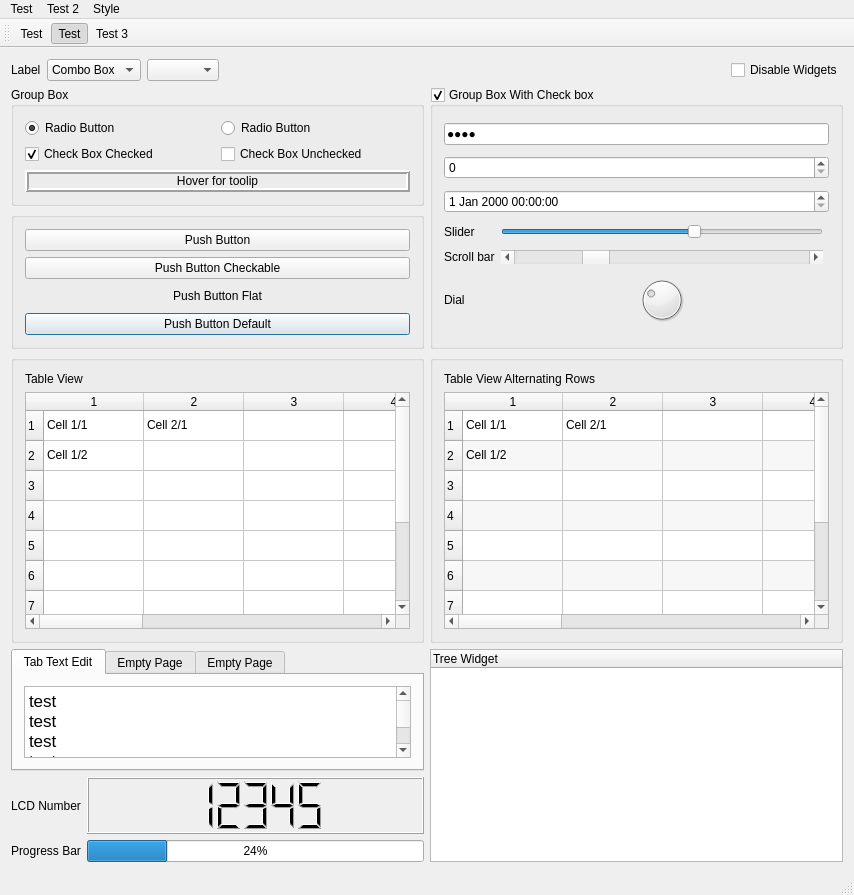
<?xml version="1.0" encoding="UTF-8"?>
<ui version="4.0">
 <class>MainWindow</class>
 <widget class="QMainWindow" name="MainWindow">
  <property name="geometry">
   <rect>
    <x>0</x>
    <y>0</y>
    <width>854</width>
    <height>895</height>
   </rect>
  </property>
  <property name="windowTitle">
   <string>Main Window</string>
  </property>
  <widget class="QWidget" name="centralWidget">
   <layout class="QGridLayout" name="gridLayout_2" rowstretch="0,0,0,5,0,1,1,1,0,0" columnstretch="1,1">
    <item row="1" column="1" rowspan="2">
     <widget class="QGroupBox" name="groupBox_3">
      <property name="title">
       <string>Group Box With Check box</string>
      </property>
      <property name="checkable">
       <bool>true</bool>
      </property>
      <layout class="QGridLayout" name="gridLayout">
       <item row="2" column="0" colspan="3">
        <widget class="QDateTimeEdit" name="dateTimeEdit"/>
       </item>
       <item row="4" column="0">
        <widget class="QLabel" name="label_4">
         <property name="text">
          <string>Scroll bar</string>
         </property>
        </widget>
       </item>
       <item row="3" column="0">
        <widget class="QLabel" name="label_3">
         <property name="text">
          <string>Slider</string>
         </property>
        </widget>
       </item>
       <item row="3" column="1">
        <widget class="QSlider" name="horizontalSlider">
         <property name="value">
          <number>60</number>
         </property>
         <property name="orientation">
          <enum>Qt::Horizontal</enum>
         </property>
        </widget>
       </item>
       <item row="0" column="0" colspan="3">
        <widget class="QLineEdit" name="lineEdit">
         <property name="text">
          <string>test</string>
         </property>
         <property name="echoMode">
          <enum>QLineEdit::Password</enum>
         </property>
        </widget>
       </item>
       <item row="4" column="1">
        <widget class="QScrollBar" name="horizontalScrollBar">
         <property name="value">
          <number>25</number>
         </property>
         <property name="orientation">
          <enum>Qt::Horizontal</enum>
         </property>
        </widget>
       </item>
       <item row="1" column="0" colspan="3">
        <widget class="QSpinBox" name="spinBox"/>
       </item>
       <item row="6" column="1">
        <widget class="QDial" name="dial">
         <property name="maximumSize">
          <size>
           <width>16777215</width>
           <height>50</height>
          </size>
         </property>
         <property name="value">
          <number>30</number>
         </property>
        </widget>
       </item>
       <item row="6" column="0">
        <widget class="QLabel" name="label_5">
         <property name="text">
          <string>Dial</string>
         </property>
        </widget>
       </item>
      </layout>
     </widget>
    </item>
    <item row="0" column="0" colspan="2">
     <layout class="QHBoxLayout" name="horizontalLayout">
      <item>
       <widget class="QLabel" name="label">
        <property name="text">
         <string>Label</string>
        </property>
       </widget>
      </item>
      <item>
       <widget class="QComboBox" name="comboBox">
        <item>
         <property name="text">
          <string>Combo Box</string>
         </property>
        </item>
        <item>
         <property name="text">
          <string>New Item 2</string>
         </property>
        </item>
        <item>
         <property name="text">
          <string>New Item 3</string>
         </property>
        </item>
       </widget>
      </item>
      <item>
       <widget class="QComboBox" name="comboBox_2"/>
      </item>
      <item>
       <spacer name="horizontalSpacer">
        <property name="orientation">
         <enum>Qt::Horizontal</enum>
        </property>
        <property name="sizeHint" stdset="0">
         <size>
          <width>40</width>
          <height>20</height>
         </size>
        </property>
       </spacer>
      </item>
      <item>
       <widget class="QCheckBox" name="checkBox_4">
        <property name="text">
         <string>Disable Widgets</string>
        </property>
        <property name="checked">
         <bool>false</bool>
        </property>
       </widget>
      </item>
     </layout>
    </item>
    <item row="7" column="0">
     <layout class="QHBoxLayout" name="horizontalLayout_2">
      <item>
       <widget class="QLabel" name="label_6">
        <property name="text">
         <string>Progress Bar</string>
        </property>
       </widget>
      </item>
      <item>
       <widget class="QProgressBar" name="progressBar">
        <property name="value">
         <number>24</number>
        </property>
       </widget>
      </item>
     </layout>
    </item>
    <item row="6" column="0">
     <layout class="QHBoxLayout" name="horizontalLayout_3" stretch="0,1">
      <item>
       <widget class="QLabel" name="label_7">
        <property name="text">
         <string>LCD Number</string>
        </property>
       </widget>
      </item>
      <item>
       <widget class="QLCDNumber" name="lcdNumber">
        <property name="minimumSize">
         <size>
          <width>0</width>
          <height>20</height>
         </size>
        </property>
        <property name="value" stdset="0">
         <double>12345.000000000000000</double>
        </property>
        <property name="intValue" stdset="0">
         <number>12345</number>
        </property>
       </widget>
      </item>
     </layout>
    </item>
    <item row="2" column="0">
     <widget class="QGroupBox" name="groupBox_2">
      <property name="title">
       <string/>
      </property>
      <layout class="QVBoxLayout" name="verticalLayout_3">
       <item>
        <widget class="QPushButton" name="pushButton">
         <property name="text">
          <string>Push Button</string>
         </property>
        </widget>
       </item>
       <item>
        <widget class="QPushButton" name="pushButton_2">
         <property name="text">
          <string>Push Button Checkable</string>
         </property>
         <property name="checkable">
          <bool>true</bool>
         </property>
        </widget>
       </item>
       <item>
        <widget class="QPushButton" name="pushButton_3">
         <property name="text">
          <string>Push Button Flat</string>
         </property>
         <property name="flat">
          <bool>true</bool>
         </property>
        </widget>
       </item>
       <item>
        <widget class="QPushButton" name="pushButton_4">
         <property name="text">
          <string>Push Button Default</string>
         </property>
         <property name="default">
          <bool>true</bool>
         </property>
        </widget>
       </item>
      </layout>
     </widget>
    </item>
    <item row="1" column="0">
     <widget class="QGroupBox" name="groupBox">
      <property name="title">
       <string>Group Box</string>
      </property>
      <layout class="QGridLayout" name="gridLayout_3">
       <item row="2" column="1">
        <widget class="QCheckBox" name="checkBox_2">
         <property name="text">
          <string>Check Box Unchecked</string>
         </property>
         <property name="checkable">
          <bool>true</bool>
         </property>
         <property name="checked">
          <bool>false</bool>
         </property>
         <property name="tristate">
          <bool>true</bool>
         </property>
        </widget>
       </item>
       <item row="0" column="1">
        <widget class="QRadioButton" name="radioButton_2">
         <property name="text">
          <string>Radio Button</string>
         </property>
        </widget>
       </item>
       <item row="2" column="0">
        <widget class="QCheckBox" name="checkBox">
         <property name="text">
          <string>Check Box Checked</string>
         </property>
         <property name="checkable">
          <bool>true</bool>
         </property>
         <property name="checked">
          <bool>true</bool>
         </property>
         <property name="tristate">
          <bool>true</bool>
         </property>
        </widget>
       </item>
       <item row="0" column="0">
        <widget class="QRadioButton" name="radioButton">
         <property name="toolTipDuration">
          <number>-10</number>
         </property>
         <property name="text">
          <string>Radio Button</string>
         </property>
         <property name="checked">
          <bool>true</bool>
         </property>
        </widget>
       </item>
       <item row="3" column="0" colspan="2">
        <widget class="QLabel" name="tooltiplabel">
         <property name="frameShape">
          <enum>QFrame::Box</enum>
         </property>
         <property name="frameShadow">
          <enum>QFrame::Raised</enum>
         </property>
         <property name="lineWidth">
          <number>2</number>
         </property>
         <property name="text">
          <string>Hover for toolip</string>
         </property>
         <property name="alignment">
          <set>Qt::AlignCenter</set>
         </property>
        </widget>
       </item>
      </layout>
     </widget>
    </item>
    <item row="3" column="1">
     <widget class="QGroupBox" name="groupBox_5">
      <property name="title">
       <string/>
      </property>
      <layout class="QGridLayout" name="gridLayout_5">
       <item row="1" column="0">
        <widget class="QTableWidget" name="tableWidget_2">
         <property name="alternatingRowColors">
          <bool>true</bool>
         </property>
         <row>
          <property name="text">
           <string>1</string>
          </property>
         </row>
         <row>
          <property name="text">
           <string>2</string>
          </property>
         </row>
         <row>
          <property name="text">
           <string>3</string>
          </property>
         </row>
         <row>
          <property name="text">
           <string>4</string>
          </property>
         </row>
         <row>
          <property name="text">
           <string>5</string>
          </property>
         </row>
         <row>
          <property name="text">
           <string>6</string>
          </property>
         </row>
         <row>
          <property name="text">
           <string>7</string>
          </property>
         </row>
         <row>
          <property name="text">
           <string>8</string>
          </property>
         </row>
         <row>
          <property name="text">
           <string>9</string>
          </property>
         </row>
         <row>
          <property name="text">
           <string>10</string>
          </property>
         </row>
         <column>
          <property name="text">
           <string>1</string>
          </property>
         </column>
         <column>
          <property name="text">
           <string>2</string>
          </property>
         </column>
         <column>
          <property name="text">
           <string>3</string>
          </property>
         </column>
         <column>
          <property name="text">
           <string>4</string>
          </property>
         </column>
         <column>
          <property name="text">
           <string>5</string>
          </property>
         </column>
         <column>
          <property name="text">
           <string>6</string>
          </property>
         </column>
         <column>
          <property name="text">
           <string>7</string>
          </property>
         </column>
         <column>
          <property name="text">
           <string>8</string>
          </property>
         </column>
         <column>
          <property name="text">
           <string>9</string>
          </property>
         </column>
         <column>
          <property name="text">
           <string>10</string>
          </property>
         </column>
         <item row="0" column="0">
          <property name="text">
           <string>Cell 1/1</string>
          </property>
         </item>
         <item row="0" column="1">
          <property name="text">
           <string>Cell 2/1</string>
          </property>
         </item>
         <item row="1" column="0">
          <property name="text">
           <string>Cell 1/2</string>
          </property>
         </item>
        </widget>
       </item>
       <item row="0" column="0">
        <widget class="QLabel" name="label_9">
         <property name="text">
          <string>Table View Alternating Rows</string>
         </property>
        </widget>
       </item>
      </layout>
     </widget>
    </item>
    <item row="3" column="0">
     <widget class="QGroupBox" name="groupBox_4">
      <property name="title">
       <string/>
      </property>
      <layout class="QGridLayout" name="gridLayout_4">
       <item row="1" column="0">
        <widget class="QTableWidget" name="tableWidget">
         <row>
          <property name="text">
           <string>1</string>
          </property>
         </row>
         <row>
          <property name="text">
           <string>2</string>
          </property>
         </row>
         <row>
          <property name="text">
           <string>3</string>
          </property>
         </row>
         <row>
          <property name="text">
           <string>4</string>
          </property>
         </row>
         <row>
          <property name="text">
           <string>5</string>
          </property>
         </row>
         <row>
          <property name="text">
           <string>6</string>
          </property>
         </row>
         <row>
          <property name="text">
           <string>7</string>
          </property>
         </row>
         <row>
          <property name="text">
           <string>8</string>
          </property>
         </row>
         <row>
          <property name="text">
           <string>9</string>
          </property>
         </row>
         <row>
          <property name="text">
           <string>10</string>
          </property>
         </row>
         <column>
          <property name="text">
           <string>1</string>
          </property>
         </column>
         <column>
          <property name="text">
           <string>2</string>
          </property>
         </column>
         <column>
          <property name="text">
           <string>3</string>
          </property>
         </column>
         <column>
          <property name="text">
           <string>4</string>
          </property>
         </column>
         <column>
          <property name="text">
           <string>5</string>
          </property>
         </column>
         <column>
          <property name="text">
           <string>6</string>
          </property>
         </column>
         <column>
          <property name="text">
           <string>7</string>
          </property>
         </column>
         <column>
          <property name="text">
           <string>8</string>
          </property>
         </column>
         <column>
          <property name="text">
           <string>9</string>
          </property>
         </column>
         <column>
          <property name="text">
           <string>10</string>
          </property>
         </column>
         <item row="0" column="0">
          <property name="text">
           <string>Cell 1/1</string>
          </property>
         </item>
         <item row="0" column="1">
          <property name="text">
           <string>Cell 2/1</string>
          </property>
         </item>
         <item row="1" column="0">
          <property name="text">
           <string>Cell 1/2</string>
          </property>
         </item>
        </widget>
       </item>
       <item row="0" column="0">
        <widget class="QLabel" name="label_8">
         <property name="text">
          <string>Table View</string>
         </property>
        </widget>
       </item>
      </layout>
     </widget>
    </item>
    <item row="5" column="1" rowspan="3">
     <widget class="QTreeWidget" name="treeWidget">
      <column>
       <property name="text">
        <string>Tree Widget</string>
       </property>
      </column>
     </widget>
    </item>
    <item row="5" column="0">
     <widget class="QTabWidget" name="tabWidget">
      <property name="currentIndex">
       <number>0</number>
      </property>
      <widget class="QWidget" name="tab">
       <attribute name="title">
        <string>Tab Text Edit</string>
       </attribute>
       <layout class="QVBoxLayout" name="verticalLayout">
        <item>
         <widget class="QTextEdit" name="textEdit">
          <property name="html">
           <string>&lt;!DOCTYPE HTML PUBLIC &quot;-//W3C//DTD HTML 4.0//EN&quot; &quot;http://www.w3.org/TR/REC-html40/strict.dtd&quot;&gt;
&lt;html&gt;&lt;head&gt;&lt;meta name=&quot;qrichtext&quot; content=&quot;1&quot; /&gt;&lt;style type=&quot;text/css&quot;&gt;
p, li { white-space: pre-wrap; }
&lt;/style&gt;&lt;/head&gt;&lt;body style=&quot; font-family:'.SF NS Text'; font-size:13pt; font-weight:400; font-style:normal;&quot;&gt;
&lt;p style=&quot; margin-top:0px; margin-bottom:0px; margin-left:0px; margin-right:0px; -qt-block-indent:0; text-indent:0px;&quot;&gt;test&lt;br /&gt;test&lt;br /&gt;test&lt;br /&gt;test&lt;br /&gt;test&lt;br /&gt;test&lt;br /&gt;test&lt;br /&gt;test&lt;br /&gt;test&lt;br /&gt;test&lt;br /&gt;test&lt;br /&gt;test&lt;br /&gt;test&lt;br /&gt;test&lt;br /&gt;test&lt;br /&gt;test&lt;br /&gt;test&lt;br /&gt;test&lt;br /&gt;test&lt;br /&gt;test&lt;br /&gt;test&lt;br /&gt;test&lt;br /&gt;test&lt;br /&gt;test&lt;br /&gt;test&lt;br /&gt;test&lt;br /&gt;test&lt;br /&gt;test&lt;br /&gt;test&lt;br /&gt;test&lt;br /&gt;test&lt;br /&gt;test&lt;br /&gt;test&lt;br /&gt;test&lt;br /&gt;test&lt;br /&gt;test&lt;br /&gt;test&lt;br /&gt;test&lt;br /&gt;test&lt;br /&gt;test&lt;br /&gt;test&lt;br /&gt;test&lt;br /&gt;test&lt;br /&gt;test&lt;br /&gt;test&lt;br /&gt;test&lt;br /&gt;test&lt;br /&gt;test&lt;br /&gt;test&lt;br /&gt;test&lt;br /&gt;test&lt;br /&gt;test&lt;br /&gt;test&lt;br /&gt;test&lt;br /&gt;test&lt;br /&gt;test&lt;br /&gt;test&lt;br /&gt;test&lt;br /&gt;test&lt;br /&gt;test&lt;br /&gt;test&lt;br /&gt;test&lt;br /&gt;test&lt;br /&gt;test&lt;br /&gt;test&lt;br /&gt;test&lt;br /&gt;&lt;/p&gt;&lt;/body&gt;&lt;/html&gt;</string>
          </property>
         </widget>
        </item>
       </layout>
      </widget>
      <widget class="QWidget" name="tab_3">
       <attribute name="title">
        <string>Empty Page</string>
       </attribute>
      </widget>
      <widget class="QWidget" name="tab_4">
       <attribute name="title">
        <string>Empty Page</string>
       </attribute>
      </widget>
     </widget>
    </item>
   </layout>
  </widget>
  <widget class="QMenuBar" name="menuBar">
   <property name="geometry">
    <rect>
     <x>0</x>
     <y>0</y>
     <width>854</width>
     <height>22</height>
    </rect>
   </property>
   <widget class="QMenu" name="menuTest">
    <property name="title">
     <string>Test</string>
    </property>
    <addaction name="actionTest"/>
    <addaction name="actionTest_2"/>
    <addaction name="separator"/>
    <addaction name="actionTest_3"/>
   </widget>
   <widget class="QMenu" name="menuTest2">
    <property name="title">
     <string>Test 2</string>
    </property>
    <widget class="QMenu" name="menuTest2_2">
     <property name="title">
      <string>Test 2</string>
     </property>
     <addaction name="actionTest3"/>
     <addaction name="actionTest3_2"/>
    </widget>
    <addaction name="menuTest2_2"/>
   </widget>
   <widget class="QMenu" name="menuStyle">
    <property name="title">
     <string>Style</string>
    </property>
    <addaction name="actionLight"/>
    <addaction name="actionDark"/>
   </widget>
   <addaction name="menuTest"/>
   <addaction name="menuTest2"/>
   <addaction name="menuStyle"/>
  </widget>
  <widget class="QToolBar" name="mainToolBar">
   <attribute name="toolBarArea">
    <enum>TopToolBarArea</enum>
   </attribute>
   <attribute name="toolBarBreak">
    <bool>false</bool>
   </attribute>
   <addaction name="actionTest"/>
   <addaction name="actionTest_2"/>
   <addaction name="actionTest3"/>
  </widget>
  <widget class="QStatusBar" name="statusBar"/>
  <action name="actionTest">
   <property name="text">
    <string>Test</string>
   </property>
  </action>
  <action name="actionTest_2">
   <property name="checkable">
    <bool>true</bool>
   </property>
   <property name="checked">
    <bool>true</bool>
   </property>
   <property name="text">
    <string>Test</string>
   </property>
  </action>
  <action name="actionTest_3">
   <property name="checkable">
    <bool>true</bool>
   </property>
   <property name="text">
    <string>Test</string>
   </property>
  </action>
  <action name="actionTest3">
   <property name="text">
    <string>Test 3</string>
   </property>
  </action>
  <action name="actionTest3_2">
   <property name="text">
    <string>Test 3</string>
   </property>
  </action>
  <action name="actionLight">
   <property name="text">
    <string>Light</string>
   </property>
  </action>
  <action name="actionDark">
   <property name="text">
    <string>Dark</string>
   </property>
  </action>
 </widget>
 <layoutdefault spacing="6" margin="11"/>
 <resources/>
 <connections>
  <connection>
   <sender>checkBox_4</sender>
   <signal>toggled(bool)</signal>
   <receiver>groupBox_2</receiver>
   <slot>setDisabled(bool)</slot>
   <hints>
    <hint type="sourcelabel">
     <x>543</x>
     <y>70</y>
    </hint>
    <hint type="destinationlabel">
     <x>376</x>
     <y>97</y>
    </hint>
   </hints>
  </connection>
  <connection>
   <sender>checkBox_4</sender>
   <signal>toggled(bool)</signal>
   <receiver>groupBox</receiver>
   <slot>setDisabled(bool)</slot>
   <hints>
    <hint type="sourcelabel">
     <x>617</x>
     <y>70</y>
    </hint>
    <hint type="destinationlabel">
     <x>47</x>
     <y>104</y>
    </hint>
   </hints>
  </connection>
  <connection>
   <sender>checkBox_4</sender>
   <signal>toggled(bool)</signal>
   <receiver>tabWidget</receiver>
   <slot>setDisabled(bool)</slot>
   <hints>
    <hint type="sourcelabel">
     <x>623</x>
     <y>74</y>
    </hint>
    <hint type="destinationlabel">
     <x>234</x>
     <y>264</y>
    </hint>
   </hints>
  </connection>
  <connection>
   <sender>checkBox_4</sender>
   <signal>toggled(bool)</signal>
   <receiver>groupBox_3</receiver>
   <slot>setDisabled(bool)</slot>
   <hints>
    <hint type="sourcelabel">
     <x>503</x>
     <y>80</y>
    </hint>
    <hint type="destinationlabel">
     <x>503</x>
     <y>262</y>
    </hint>
   </hints>
  </connection>
  <connection>
   <sender>checkBox_4</sender>
   <signal>toggled(bool)</signal>
   <receiver>progressBar</receiver>
   <slot>setDisabled(bool)</slot>
   <hints>
    <hint type="sourcelabel">
     <x>631</x>
     <y>73</y>
    </hint>
    <hint type="destinationlabel">
     <x>607</x>
     <y>517</y>
    </hint>
   </hints>
  </connection>
  <connection>
   <sender>checkBox_4</sender>
   <signal>toggled(bool)</signal>
   <receiver>mainToolBar</receiver>
   <slot>setDisabled(bool)</slot>
   <hints>
    <hint type="sourcelabel">
     <x>648</x>
     <y>71</y>
    </hint>
    <hint type="destinationlabel">
     <x>105</x>
     <y>33</y>
    </hint>
   </hints>
  </connection>
  <connection>
   <sender>checkBox_4</sender>
   <signal>toggled(bool)</signal>
   <receiver>menuBar</receiver>
   <slot>setDisabled(bool)</slot>
   <hints>
    <hint type="sourcelabel">
     <x>634</x>
     <y>73</y>
    </hint>
    <hint type="destinationlabel">
     <x>64</x>
     <y>7</y>
    </hint>
   </hints>
  </connection>
  <connection>
   <sender>checkBox_4</sender>
   <signal>toggled(bool)</signal>
   <receiver>statusBar</receiver>
   <slot>setDisabled(bool)</slot>
   <hints>
    <hint type="sourcelabel">
     <x>650</x>
     <y>70</y>
    </hint>
    <hint type="destinationlabel">
     <x>533</x>
     <y>549</y>
    </hint>
   </hints>
  </connection>
  <connection>
   <sender>checkBox_4</sender>
   <signal>toggled(bool)</signal>
   <receiver>comboBox</receiver>
   <slot>setDisabled(bool)</slot>
   <hints>
    <hint type="sourcelabel">
     <x>626</x>
     <y>70</y>
    </hint>
    <hint type="destinationlabel">
     <x>297</x>
     <y>65</y>
    </hint>
   </hints>
  </connection>
  <connection>
   <sender>checkBox_4</sender>
   <signal>toggled(bool)</signal>
   <receiver>label</receiver>
   <slot>setDisabled(bool)</slot>
   <hints>
    <hint type="sourcelabel">
     <x>639</x>
     <y>78</y>
    </hint>
    <hint type="destinationlabel">
     <x>28</x>
     <y>66</y>
    </hint>
   </hints>
  </connection>
 </connections>
</ui>
